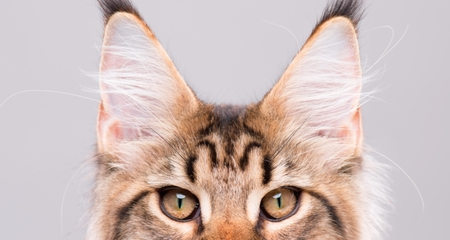
#> input picture concepts/convolution/1.jpg, 450 x 240 px
$ python filtering.py
#> lines starting #> are read from the running program, lines starting #| are printed output that depends on the picture
import cv2
import numpy as np

smallBlur = np.ones((7, 7), dtype="float") * (1.0 / (7 * 7))
largeBlur = np.ones((21, 21), dtype="float") * (1.0 / (21 * 21))
sharpen = np.array((
    [0, -1, 0],
    [-1, 5, -1],
    [0, -1, 0]), dtype="int")

laplacian = np.array((
    [0, 1, 0],
    [1, -4, 1],
    [0, 1, 0]), dtype="int")

sobelX = np.array((
    [-1, 0, 1],
    [-2, 0, 2],
    [-1, 0, 1]), dtype="int")

sobelY = np.array((
    [-1, -2, -1],
    [0, 0, 0],
    [1, 2, 1]), dtype="int")

emboss = np.array((
    [-2, -1, 0],
    [-1, 1, 1],
    [0, 1, 2]), dtype="int")

kernelBank = (
    ("small_blur", smallBlur),
    ("large_blur", largeBlur),
    ("sharpen", sharpen),
    ("laplacian", laplacian),
    ("sobel_x", sobelX),
    ("sobel_y", sobelY),
    ("emboss", emboss))

image = cv2.imread('1.jpg')
#> image is the input picture: shape (240, 450, 3); mean B, G, R 186, 189.5, 207.1
gray = cv2.cvtColor(image, cv2.COLOR_BGR2GRAY)
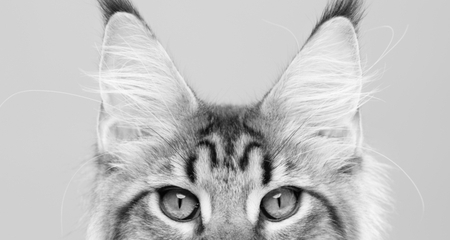
#> gray: shape (240, 450); min 0, max 251, mean 194.3

for (kernel_name, kernel) in kernelBank:
    print("[INFO] applying {} kernel".format(kernel_name))
    output = cv2.filter2D(image, -1, kernel)

    # show the output images
    cv2.imshow("Original", image)
    cv2.imshow(kernel_name, output)
    cv2.waitKey(0)

    cv2.imwrite(kernel_name + '.jpg', output)
#> this loop made 7 passes
#> pass 1, `output = cv2.filter2D(image, -1, kernel)`:
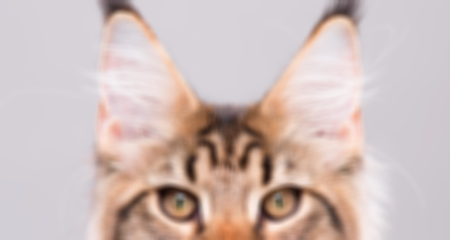
#> output: shape (240, 450, 3); mean B, G, R 186, 189.5, 207.1
#> pass 2, `output = cv2.filter2D(image, -1, kernel)`:
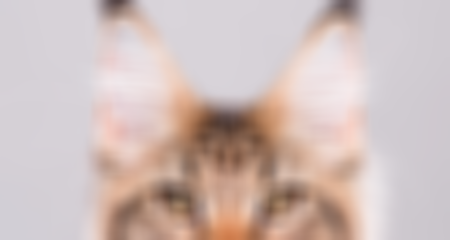
#> output: shape (240, 450, 3); mean B, G, R 186, 189.5, 207.1
#> pass 3, `output = cv2.filter2D(image, -1, kernel)`:
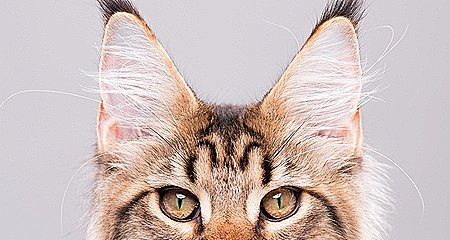
#> output: shape (240, 450, 3); mean B, G, R 186.4, 189.6, 205.9

cv2.destroyAllWindows()

$ run again, with concepts/convolution/2.jpg copied over concepts/convolution/1.jpg
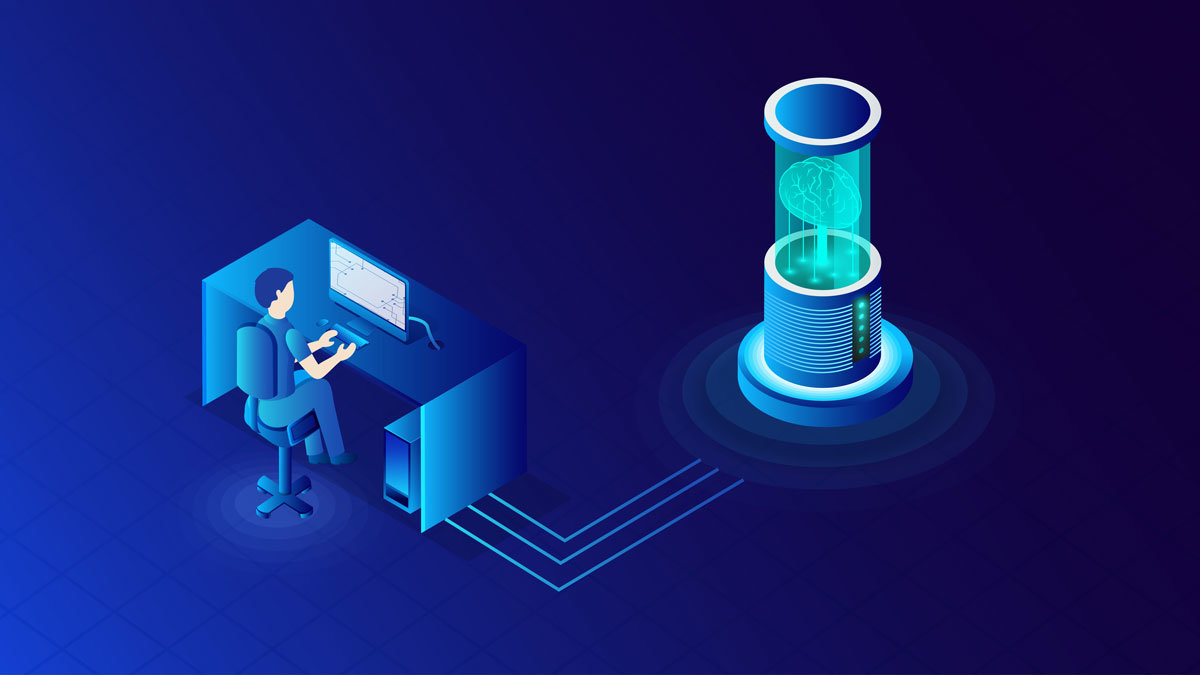
#> input picture concepts/convolution/2.jpg, 1200 x 675 px
#> image is the input picture: shape (675, 1200, 3); mean B, G, R 111.5, 32.9, 20.5
#> `gray = cv2.cvtColor(image, cv2.COLOR_BGR2GRAY)`:
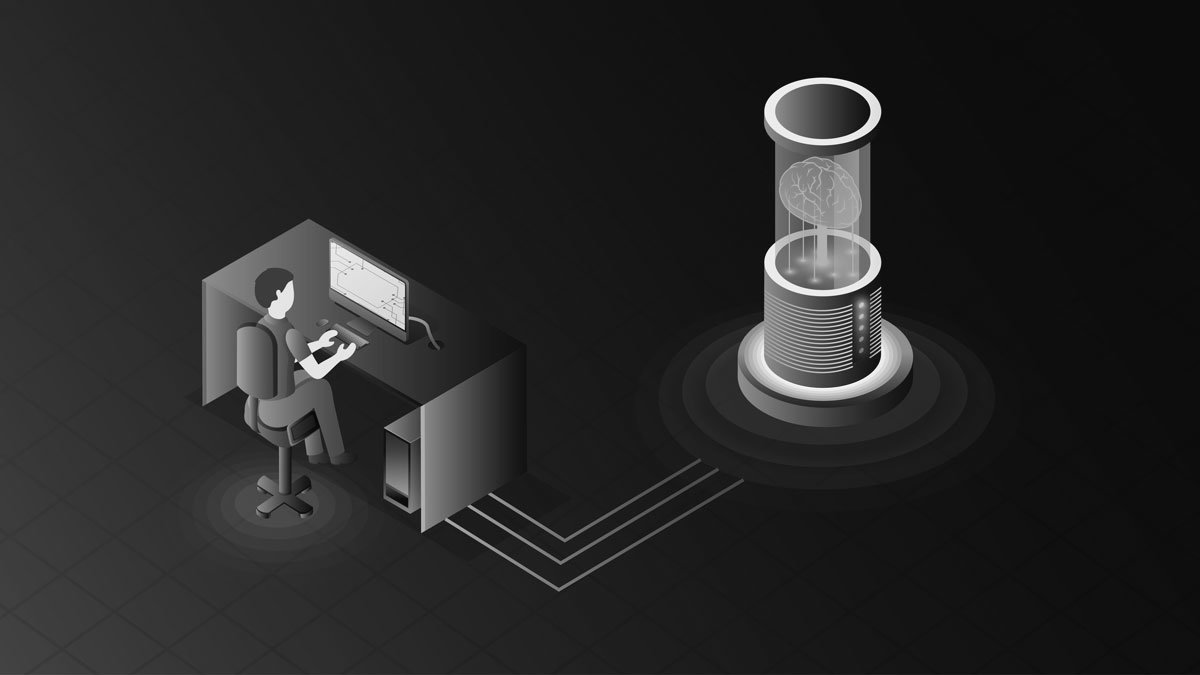
#> gray: shape (675, 1200); min 4, max 254, mean 38.1
#> the loop `for (kernel_name, kernel) in kernelBank:` made 7 passes
#> pass 2, `output = cv2.filter2D(image, -1, kernel)`:
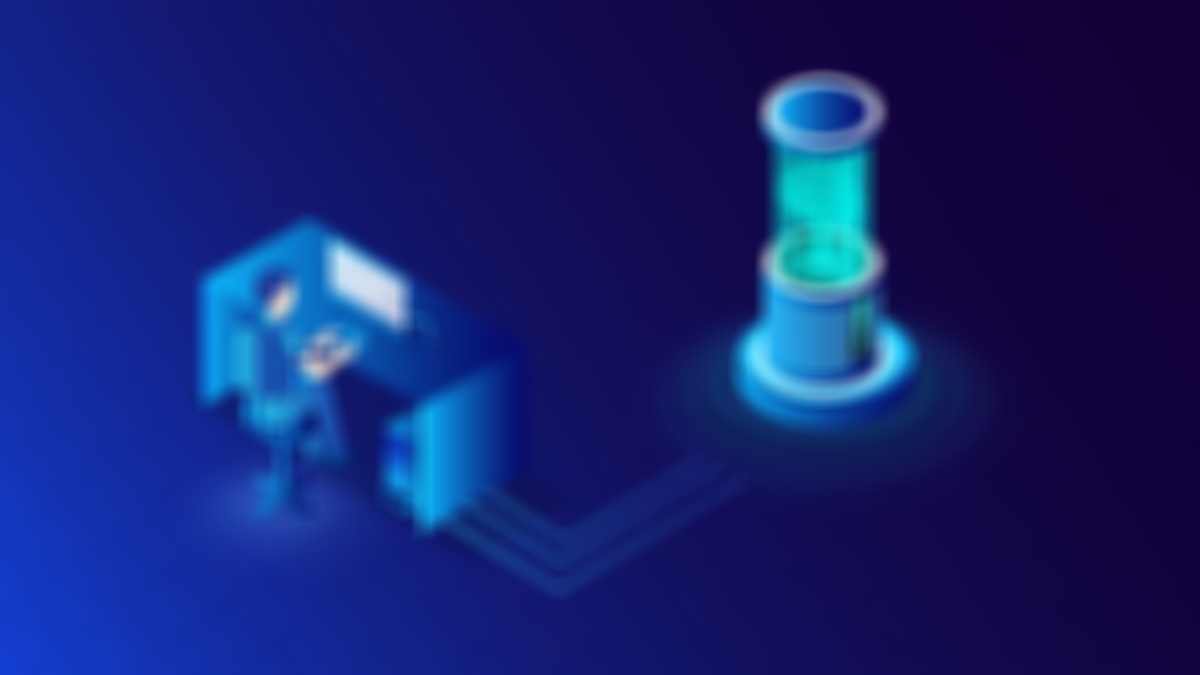
#> output: shape (675, 1200, 3); mean B, G, R 111.5, 32.9, 20.5
